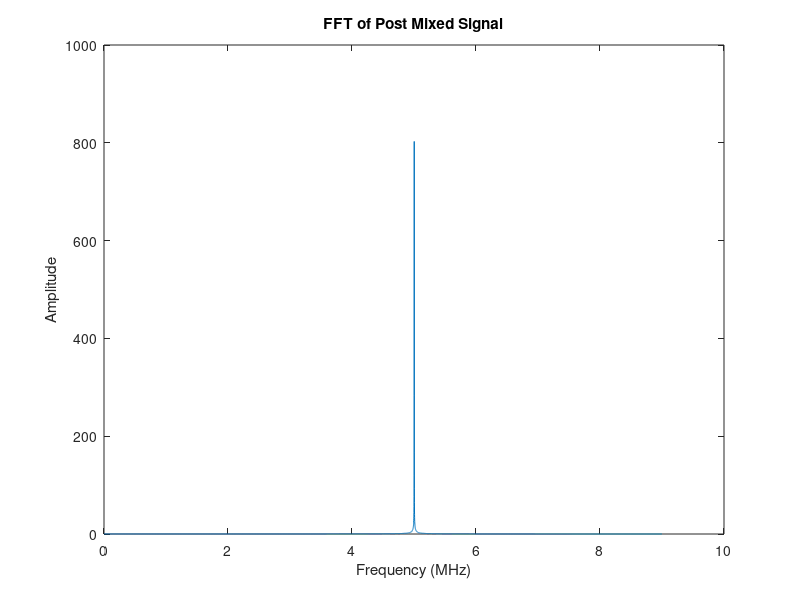
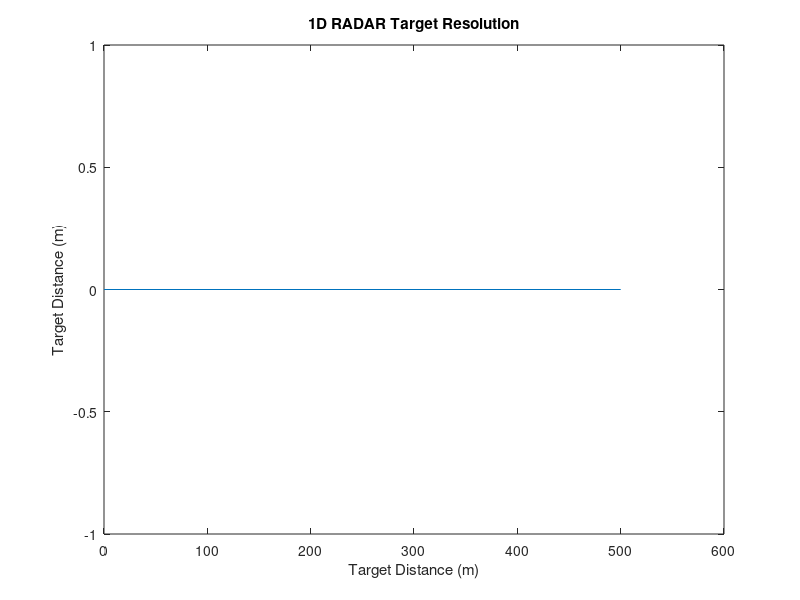

Recreate these plots in MATLAB, in order.
clear all
close all

% Define initial configuration
B = 1.5e9;  % linear sweep bandwidth
Tm = 0.001; % linear sweep period
fc = 75e9;  % base frequency
fn = 1/(72e6*(1/4));  % 72 Msps (72 Megasamples per second) * (1/4) sample rate per channel
a1 = 1.0; % Transmit Amplitude

% Define the transmit signal
t = 0.0:Tm/1000:Tm; % discrete time vector
s1 = a1*cos(2*pi*fc.*t + pi*(B/Tm).*t.^2);
%figure
%plot(t/Tm,s1);
%xlabel('Relative Time t/Tm');
%ylabel('Amplitude (V)');
%title('Transmitted Linear Ramp Signal');

% Define the transmit signal frequency
phi = 2*pi*fc.*t + pi*(B/Tm).*t.^2;
F = fc + (B/Tm).*t;
%figure;
%plot(t/Tm, F/(1e9));
%xlabel('Relative Time t/Tm');
%ylabel('Frequency (GHz)');
%title('Frequency of Chirp Signal Over Chirp Period');

% Determine the frequency if target is stationary relative to antenna
r = 500; % 500 meter distance to target
c = 299792458; % speed of light (m/s)
tau = 2*r/c;
fbeat = B*tau / Tm;

% Compute discrete signal returned to the receiver antenna
a2 = 0.01;
s2 = a2*cos(2*pi*fc.*(t-tau) + pi*(B/Tm).*(t-tau).^2);
%figure
%plot(t/Tm,s2);
%xlabel('Relative Time t/Tm');
%ylabel('Amplitude (V)');
%title('Recieved Linear Ramp Signal');

% Compute the discrete signal coming out of the mixer
t = 0:fn:Tm; % new time vector representing sample time
a3 = 0.1;
s3 = a3*cos(2*pi*fbeat.*t + 2*pi*fc*tau - pi*(B/Tm)*tau^2);
%figure
%plot(t*1e6, s3);
%xlabel('Time (us)');
%ylabel('Post Mixer Amplitude (V)');
%title('Post Recieve Mixer Signal');

% Look at reflected power and transmission losses
Pt = 0.1; % watts transmitted power
omega = 1; % m^2 cross section
Gt = 10; % Transmit antenna gain
Glambda = 10; % Receive antenna gain
lambda = 0.003973509933774834; % Wavelength at 75.5 GHz
Pr = Pt*omega*Gt*Glambda*lambda^2/((4*pi)^3 * r^4);

% FFT of received signal
N = length(s3);
S3 = abs(fft(s3));               % Retain Magnitude
S3 = S3(1:N/2);                  % Discard Negative Frequencies
f = ((1/fn)*(0:N/2-1))/(N*1e6);  % Prepare freq data for plot

% Plot FFT of s3
figure
plot(f, S3);
xlabel('Frequency (MHz)');
ylabel('Amplitude');
title('FFT of Post Mixed Signal');

% Determine distance based on beat frequency
[val, loc] = max(S3);
dr = c/(2*B);
fm = 1/Tm;
R = 1e6*f(loc)*dr/fm;
figure
plot([0,R], [0,0]);
xlabel('Target Distance (m)');
ylabel('Target Distance (m)');
title('1D RADAR Target Resolution');